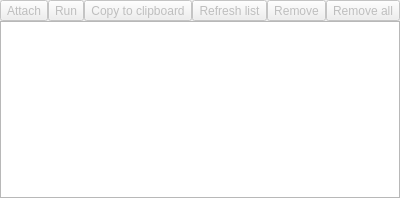
<?xml version="1.0" encoding="UTF-8"?>
<ui version="4.0">
 <class>AttachPanel</class>
 <widget class="QWidget" name="AttachPanel">
  <property name="geometry">
   <rect>
    <x>0</x>
    <y>0</y>
    <width>366</width>
    <height>198</height>
   </rect>
  </property>
  <property name="windowTitle">
   <string>Attached files</string>
  </property>
  <layout class="QVBoxLayout" name="verticalLayout">
   <property name="spacing">
    <number>0</number>
   </property>
   <property name="margin">
    <number>0</number>
   </property>
   <item>
    <layout class="QHBoxLayout" name="horizontalLayout">
     <property name="spacing">
      <number>0</number>
     </property>
     <item>
      <widget class="QToolButton" name="tButtonAttach">
       <property name="enabled">
        <bool>false</bool>
       </property>
       <property name="toolTip">
        <string>Attach</string>
       </property>
       <property name="statusTip">
        <string>Attach</string>
       </property>
       <property name="whatsThis">
        <string>Attach</string>
       </property>
       <property name="text">
        <string>Attach</string>
       </property>
       <property name="icon">
        <iconset resource="Note.qrc">
         <normaloff>:/attach</normaloff>:/attach</iconset>
       </property>
      </widget>
     </item>
     <item>
      <widget class="QToolButton" name="tButtonRun">
       <property name="enabled">
        <bool>false</bool>
       </property>
       <property name="toolTip">
        <string>Run file</string>
       </property>
       <property name="statusTip">
        <string>Run file</string>
       </property>
       <property name="whatsThis">
        <string>Run file</string>
       </property>
       <property name="text">
        <string>Run</string>
       </property>
       <property name="icon">
        <iconset resource="../Manager/Manager.qrc">
         <normaloff>:/run</normaloff>:/run</iconset>
       </property>
      </widget>
     </item>
     <item>
      <widget class="QToolButton" name="tButtonCopyToClipboard">
       <property name="enabled">
        <bool>false</bool>
       </property>
       <property name="toolTip">
        <string>Copy to clipboard</string>
       </property>
       <property name="statusTip">
        <string>Copy to clipboard</string>
       </property>
       <property name="whatsThis">
        <string>Copy to clipboard</string>
       </property>
       <property name="text">
        <string>Copy to clipboard</string>
       </property>
       <property name="icon">
        <iconset resource="../Manager/Manager.qrc">
         <normaloff>:/clipboard</normaloff>:/clipboard</iconset>
       </property>
      </widget>
     </item>
     <item>
      <widget class="QToolButton" name="tButtonRefreshList">
       <property name="enabled">
        <bool>false</bool>
       </property>
       <property name="toolTip">
        <string>Refresh list</string>
       </property>
       <property name="statusTip">
        <string>Refresh list</string>
       </property>
       <property name="whatsThis">
        <string>Refresh list</string>
       </property>
       <property name="text">
        <string>Refresh list</string>
       </property>
       <property name="icon">
        <iconset resource="../Manager/Manager.qrc">
         <normaloff>:/refresh</normaloff>:/refresh</iconset>
       </property>
      </widget>
     </item>
     <item>
      <widget class="QToolButton" name="tButtonRemove">
       <property name="enabled">
        <bool>false</bool>
       </property>
       <property name="toolTip">
        <string>Remove</string>
       </property>
       <property name="statusTip">
        <string>Remove</string>
       </property>
       <property name="whatsThis">
        <string>Remove</string>
       </property>
       <property name="text">
        <string>Remove</string>
       </property>
       <property name="icon">
        <iconset resource="../Manager/Manager.qrc">
         <normaloff>:/remove</normaloff>:/remove</iconset>
       </property>
      </widget>
     </item>
     <item>
      <widget class="QToolButton" name="tButtonRemoveAll">
       <property name="enabled">
        <bool>false</bool>
       </property>
       <property name="toolTip">
        <string>Remove all</string>
       </property>
       <property name="statusTip">
        <string>Remove all</string>
       </property>
       <property name="whatsThis">
        <string>Remove all</string>
       </property>
       <property name="text">
        <string>Remove all</string>
       </property>
       <property name="icon">
        <iconset resource="../Manager/Manager.qrc">
         <normaloff>:/remove_all</normaloff>:/remove_all</iconset>
       </property>
      </widget>
     </item>
     <item>
      <spacer name="horizontalSpacer">
       <property name="orientation">
        <enum>Qt::Horizontal</enum>
       </property>
       <property name="sizeHint" stdset="0">
        <size>
         <width>40</width>
         <height>20</height>
        </size>
       </property>
      </spacer>
     </item>
    </layout>
   </item>
   <item>
    <widget class="QListView" name="listView">
     <property name="editTriggers">
      <set>QAbstractItemView::NoEditTriggers</set>
     </property>
    </widget>
   </item>
  </layout>
 </widget>
 <resources>
  <include location="../Manager/Manager.qrc"/>
  <include location="Note.qrc"/>
 </resources>
 <connections/>
</ui>
